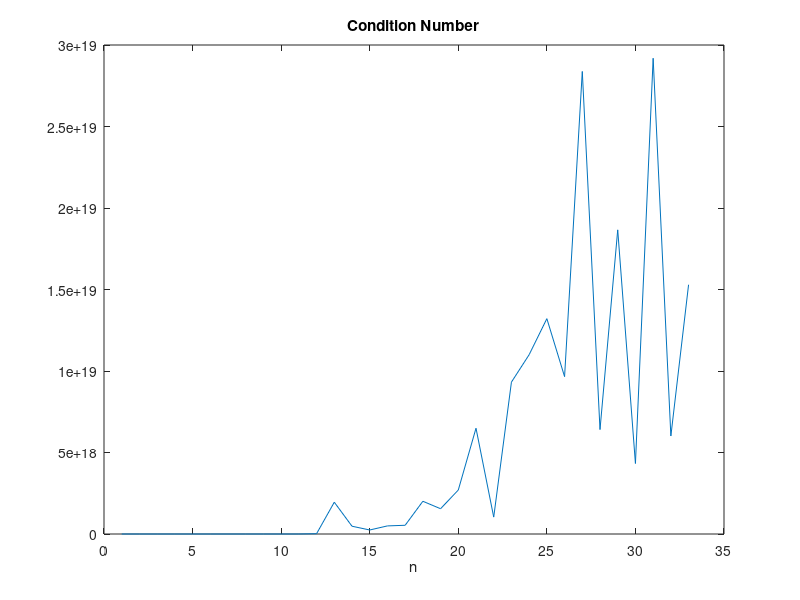
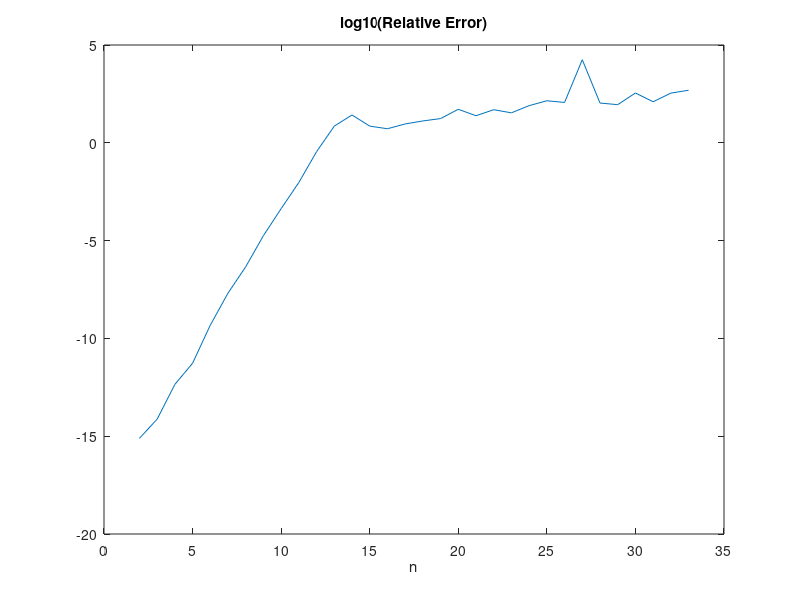
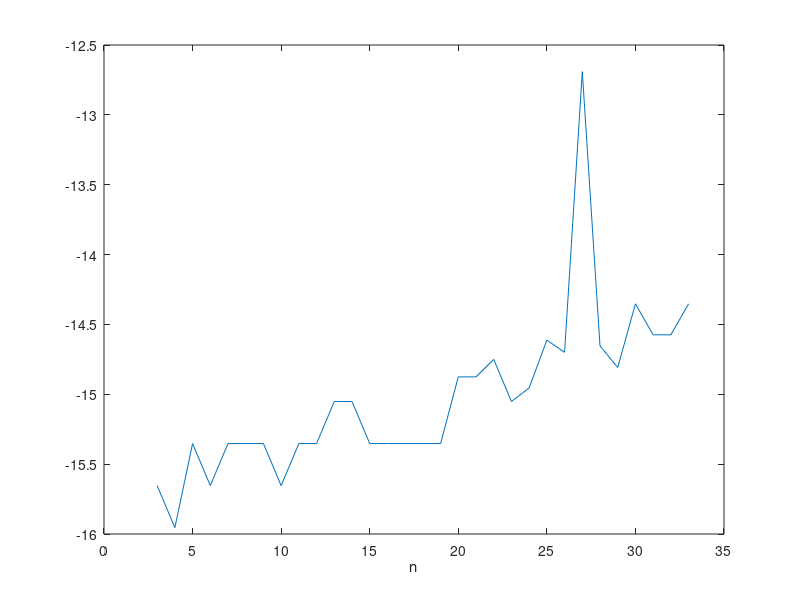

MATLAB code to generate these figures, in order:
%%%%%%%%%%%%%%%%%%%%%%%%%%%%%%%%%%%%%%%%%%%%%%%%%%%%%%%%%%%%%%%%%%%%%%%%%%%%%
%% Jay Mundrawala                                                          %%
%% CSI700 HW2 #4                                                           %%
%% 09/29/2012                                                              %%
%%%%%%%%%%%%%%%%%%%%%%%%%%%%%%%%%%%%%%%%%%%%%%%%%%%%%%%%%%%%%%%%%%%%%%%%%%%%%
%
%     For n = 2,3,..., generate the Hilber matrix of order n, and also
%     generate the n-vector b = Hx, where x is the n-vector with all of its 
%     components equal to 1. Use a library routine for Gaussian elimination
%     to solve Hx = b, obtaining an approximate solution x_approx. Compute
%     the infinity norm of the residual r = b - Hx_approx and of the error
%     dx =  x_approx - x, where x is the vector of all ones. How large can
%     you take n before the error is 100%. Also use a condition estimator to
%     obtain cond(H) for each value of n. Try to charactarize the condition 
%     number as a function of n. As n varies, how does the number of correct
%     digits in the components of the computed solution relate to the condition
%     number of the matrix?
m = 33
for n = 2:m
    n
    H = hilb(n);
    conds(n) = cond(H);
    b = H*ones(n,1);
    try
        L = chol(H, 'lower');
        x_approx = L'\(L\b);
    catch
        try
            x_approx = H\b;
        catch
            m = n-1
            break;
        end
    end
    residuals(n) = norm(b - H*x_approx,Inf);
    dx = norm(x_approx - ones(n,1),Inf);
    rel_errs(n) = dx;
end

plot(conds)
title("Condition Number")
xlabel("n");
figure

plot(log10(rel_errs));
title("log10(Relative Error)");
xlabel("n");
figure;
plot(log10(residuals));
xlabel("n");
